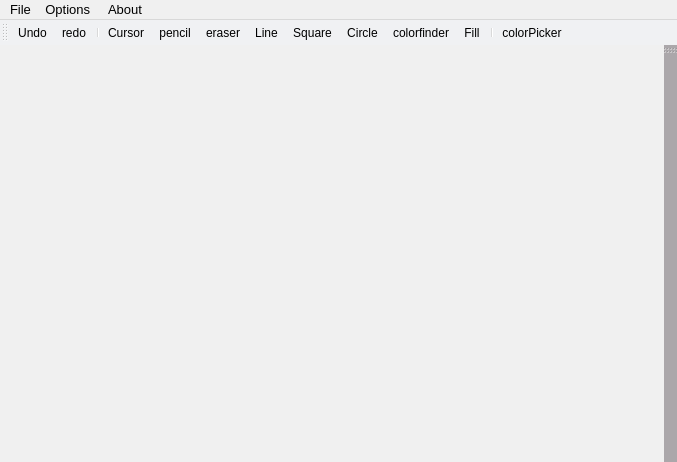
<?xml version="1.0" encoding="UTF-8"?>
<ui version="4.0">
 <class>MainWindow</class>
 <widget class="QMainWindow" name="MainWindow">
  <property name="geometry">
   <rect>
    <x>0</x>
    <y>0</y>
    <width>677</width>
    <height>462</height>
   </rect>
  </property>
  <property name="sizePolicy">
   <sizepolicy hsizetype="Fixed" vsizetype="Fixed">
    <horstretch>0</horstretch>
    <verstretch>0</verstretch>
   </sizepolicy>
  </property>
  <property name="palette">
   <palette>
    <active>
     <colorrole role="Window">
      <brush brushstyle="SolidPattern">
       <color alpha="255">
        <red>232</red>
        <green>232</green>
        <blue>232</blue>
       </color>
      </brush>
     </colorrole>
    </active>
    <inactive>
     <colorrole role="Window">
      <brush brushstyle="SolidPattern">
       <color alpha="255">
        <red>240</red>
        <green>240</green>
        <blue>240</blue>
       </color>
      </brush>
     </colorrole>
    </inactive>
    <disabled>
     <colorrole role="Window">
      <brush brushstyle="SolidPattern">
       <color alpha="255">
        <red>232</red>
        <green>232</green>
        <blue>232</blue>
       </color>
      </brush>
     </colorrole>
    </disabled>
   </palette>
  </property>
  <property name="windowTitle">
   <string>Decolor</string>
  </property>
  <property name="windowIcon">
   <iconset resource="resource.qrc">
    <normaloff>:/img/101067781_padded_logo - Copy.png</normaloff>:/img/101067781_padded_logo - Copy.png</iconset>
  </property>
  <widget class="QWidget" name="centralwidget">
   <property name="layoutDirection">
    <enum>Qt::LeftToRight</enum>
   </property>
   <property name="styleSheet">
    <string notr="true">QMenuBar {
    border-style: solid;
     border-style: outset;
     color: #EAEAEA;
     background: #F0F1F3; 
     font-size: 9pt;
}</string>
   </property>
  </widget>
  <widget class="QMenuBar" name="menubar1">
   <property name="geometry">
    <rect>
     <x>0</x>
     <y>0</y>
     <width>677</width>
     <height>20</height>
    </rect>
   </property>
   <property name="font">
    <font>
     <pointsize>10</pointsize>
    </font>
   </property>
   <widget class="QMenu" name="menuFile">
    <property name="title">
     <string>File</string>
    </property>
    <addaction name="actionOpen"/>
    <addaction name="actionSave_as"/>
    <addaction name="actionPrint"/>
    <addaction name="separator"/>
    <addaction name="actionExit"/>
   </widget>
   <widget class="QMenu" name="menuOptions">
    <property name="title">
     <string>Options </string>
    </property>
    <addaction name="actionPen_Color"/>
    <addaction name="actionPen_Width"/>
    <addaction name="separator"/>
    <addaction name="actionClear_Screen"/>
    <addaction name="actionPreferences"/>
   </widget>
   <widget class="QMenu" name="menuAbout">
    <property name="title">
     <string>About</string>
    </property>
    <addaction name="actionAbout_Project"/>
   </widget>
   <addaction name="menuFile"/>
   <addaction name="menuOptions"/>
   <addaction name="menuAbout"/>
  </widget>
  <widget class="QToolBar" name="toolBar1">
   <property name="enabled">
    <bool>true</bool>
   </property>
   <property name="sizePolicy">
    <sizepolicy hsizetype="Preferred" vsizetype="Fixed">
     <horstretch>0</horstretch>
     <verstretch>0</verstretch>
    </sizepolicy>
   </property>
   <property name="windowTitle">
    <string>toolBar</string>
   </property>
   <property name="layoutDirection">
    <enum>Qt::LeftToRight</enum>
   </property>
   <property name="autoFillBackground">
    <bool>false</bool>
   </property>
   <property name="styleSheet">
    <string notr="true">QToolBar {
     border-style: solid;
     border-style: outset;
     color: #EAEAEA;
     background: #F0F1F3; 
     font-size: 9pt;
}</string>
   </property>
   <property name="movable">
    <bool>true</bool>
   </property>
   <property name="allowedAreas">
    <set>Qt::AllToolBarAreas</set>
   </property>
   <property name="orientation">
    <enum>Qt::Horizontal</enum>
   </property>
   <property name="iconSize">
    <size>
     <width>40</width>
     <height>40</height>
    </size>
   </property>
   <property name="floatable">
    <bool>false</bool>
   </property>
   <attribute name="toolBarArea">
    <enum>TopToolBarArea</enum>
   </attribute>
   <attribute name="toolBarBreak">
    <bool>false</bool>
   </attribute>
   <addaction name="actionUndo"/>
   <addaction name="actionredo"/>
   <addaction name="separator"/>
   <addaction name="actionCursor"/>
   <addaction name="actionpencil"/>
   <addaction name="actioneraser"/>
   <addaction name="actionLine"/>
   <addaction name="actionSquare"/>
   <addaction name="actionCircle"/>
   <addaction name="actioncolorfinder"/>
   <addaction name="actionFill"/>
   <addaction name="separator"/>
   <addaction name="actioncolorPicker"/>
  </widget>
  <widget class="QToolBar" name="toolBar2">
   <property name="windowTitle">
    <string>toolBar2</string>
   </property>
   <property name="styleSheet">
    <string notr="true">QToolBar {
     border-style: solid;
     border-style: outset;
     color: #EAEAEA;
     background: #aba7aa; 
     font-size: 9pt;
}</string>
   </property>
   <attribute name="toolBarArea">
    <enum>RightToolBarArea</enum>
   </attribute>
   <attribute name="toolBarBreak">
    <bool>false</bool>
   </attribute>
  </widget>
  <action name="actionCursor">
   <property name="checkable">
    <bool>true</bool>
   </property>
   <property name="icon">
    <iconset resource="resource.qrc">
     <normaloff>:/img/cursor.png</normaloff>:/img/cursor.png</iconset>
   </property>
   <property name="text">
    <string>Cursor</string>
   </property>
   <property name="shortcut">
    <string>1</string>
   </property>
  </action>
  <action name="actionLine">
   <property name="checkable">
    <bool>true</bool>
   </property>
   <property name="icon">
    <iconset resource="resource.qrc">
     <normaloff>:/img/remove.png</normaloff>:/img/remove.png</iconset>
   </property>
   <property name="text">
    <string>Line</string>
   </property>
   <property name="shortcut">
    <string>3</string>
   </property>
  </action>
  <action name="actionSquare">
   <property name="checkable">
    <bool>true</bool>
   </property>
   <property name="icon">
    <iconset resource="resource.qrc">
     <normaloff>:/img/stop.png</normaloff>:/img/stop.png</iconset>
   </property>
   <property name="text">
    <string>Square</string>
   </property>
   <property name="shortcut">
    <string>4</string>
   </property>
  </action>
  <action name="actionCircle">
   <property name="checkable">
    <bool>true</bool>
   </property>
   <property name="icon">
    <iconset resource="resource.qrc">
     <normaloff>:/img/dry-clean.png</normaloff>:/img/dry-clean.png</iconset>
   </property>
   <property name="text">
    <string>Circle</string>
   </property>
   <property name="shortcut">
    <string>5</string>
   </property>
  </action>
  <action name="actionFill">
   <property name="checkable">
    <bool>true</bool>
   </property>
   <property name="icon">
    <iconset resource="resource.qrc">
     <normaloff>:/img/paint-bucket.png</normaloff>:/img/paint-bucket.png</iconset>
   </property>
   <property name="text">
    <string>Fill</string>
   </property>
   <property name="shortcut">
    <string>6</string>
   </property>
  </action>
  <action name="actionOpen">
   <property name="text">
    <string>Open</string>
   </property>
  </action>
  <action name="actionSave_as">
   <property name="text">
    <string>Save as</string>
   </property>
   <property name="shortcut">
    <string>Ctrl+S</string>
   </property>
  </action>
  <action name="actionPrint">
   <property name="text">
    <string>Print</string>
   </property>
  </action>
  <action name="actionExit">
   <property name="text">
    <string>Exit </string>
   </property>
  </action>
  <action name="actionPen_Color">
   <property name="text">
    <string>Pen Color </string>
   </property>
  </action>
  <action name="actionPen_Width">
   <property name="text">
    <string>Pen Width</string>
   </property>
  </action>
  <action name="actionClear_Screen">
   <property name="text">
    <string>Clear Screen</string>
   </property>
   <property name="shortcut">
    <string>Ctrl+L</string>
   </property>
  </action>
  <action name="actionUndo">
   <property name="enabled">
    <bool>true</bool>
   </property>
   <property name="icon">
    <iconset resource="resource.qrc">
     <normaloff>:/img/undo.png</normaloff>:/img/undo.png</iconset>
   </property>
   <property name="text">
    <string>Undo</string>
   </property>
   <property name="shortcut">
    <string>Ctrl+Z</string>
   </property>
  </action>
  <action name="actionredo">
   <property name="icon">
    <iconset resource="resource.qrc">
     <normaloff>:/img/redo.png</normaloff>:/img/redo.png</iconset>
   </property>
   <property name="text">
    <string>redo</string>
   </property>
   <property name="shortcut">
    <string>Ctrl+R</string>
   </property>
  </action>
  <action name="actionpencil">
   <property name="checkable">
    <bool>true</bool>
   </property>
   <property name="icon">
    <iconset resource="resource.qrc">
     <normaloff>:/img/pencil.png</normaloff>:/img/pencil.png</iconset>
   </property>
   <property name="text">
    <string>pencil</string>
   </property>
   <property name="shortcut">
    <string>2</string>
   </property>
  </action>
  <action name="actionAbout_Project">
   <property name="text">
    <string>About Decolor</string>
   </property>
  </action>
  <action name="actionPreferences">
   <property name="text">
    <string>Preferences</string>
   </property>
  </action>
  <action name="actioneraser">
   <property name="checkable">
    <bool>true</bool>
   </property>
   <property name="icon">
    <iconset resource="resource.qrc">
     <normaloff>:/img/eraser.png</normaloff>:/img/eraser.png</iconset>
   </property>
   <property name="text">
    <string>eraser</string>
   </property>
  </action>
  <action name="actioncolorPicker">
   <property name="checkable">
    <bool>true</bool>
   </property>
   <property name="icon">
    <iconset resource="resource.qrc">
     <normaloff>:/img/chromatic.png</normaloff>:/img/chromatic.png</iconset>
   </property>
   <property name="text">
    <string>colorPicker</string>
   </property>
   <property name="toolTip">
    <string>More Colors</string>
   </property>
  </action>
  <action name="actioncolorfinder">
   <property name="checkable">
    <bool>true</bool>
   </property>
   <property name="icon">
    <iconset resource="resource.qrc">
     <normaloff>:/img/colordropper.png</normaloff>:/img/colordropper.png</iconset>
   </property>
   <property name="text">
    <string>colorfinder</string>
   </property>
   <property name="toolTip">
    <string>Color Picker</string>
   </property>
  </action>
 </widget>
 <resources>
  <include location="resource.qrc"/>
 </resources>
 <connections/>
</ui>
